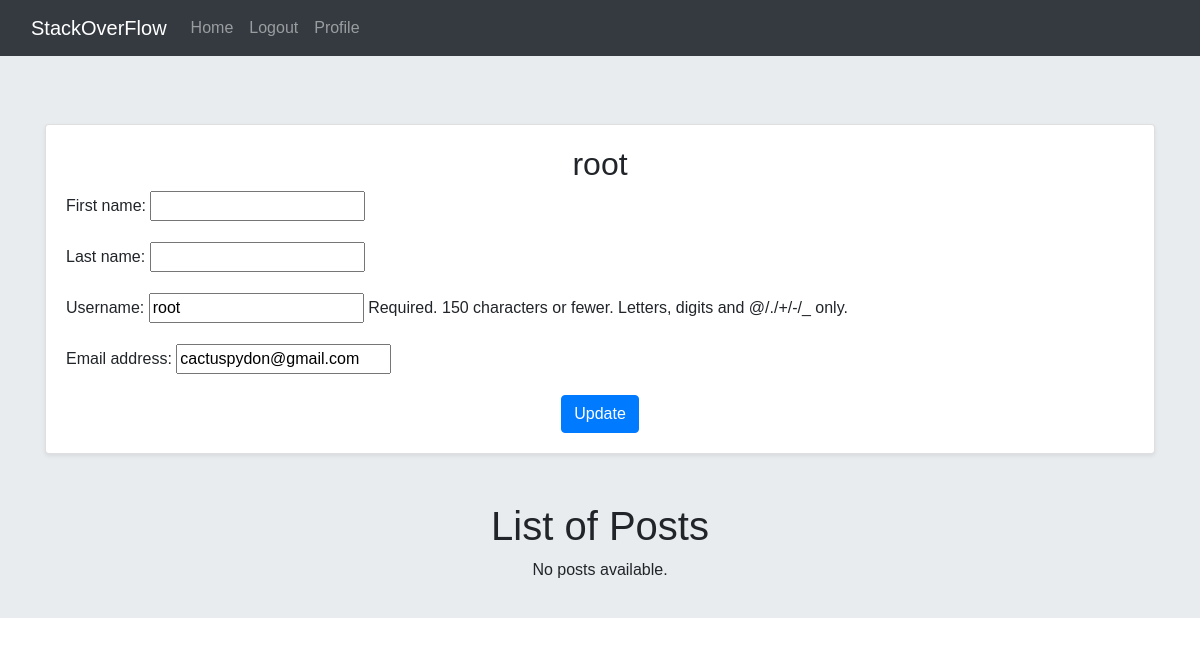
The app's page /accounts/profile/1/ (signed in), older data.
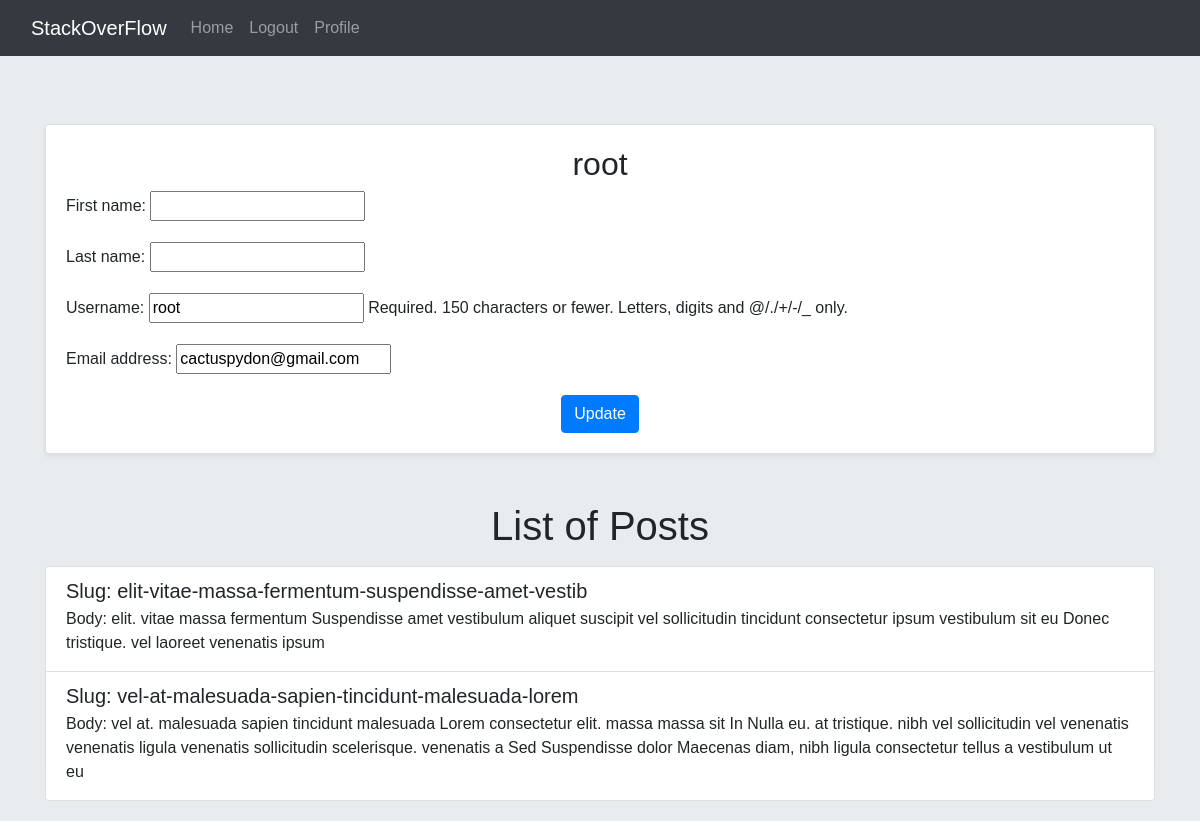
The same page, newer data.
### home/models.py (models this page shows, shortened)
class Post(models.Model):
    user = models.ForeignKey(User, on_delete=models.CASCADE)
    body = models.TextField()
    slug = models.SlugField(unique=True)
    created = models.DateTimeField(auto_now_add=True)
    updated = models.DateTimeField(auto_now=True)

### accounts/views.py (the view, shortened to what this page needs)
# urls.py: path('profile/<int:pk>/', views.UserProfileView.as_view(), name='user-profile'),
class UserProfileView(LoginRequiredMixin, View):
    form_class = UserProfileForm
    template_name = 'accounts/profile.html'
    def get(self, request, pk):
        user = User.objects.get(pk=pk)
        form = self.form_class(instance=user)
        post = Post.objects.filter(user=user)
        return render(request, self.template_name, {'user': user, 'form': form, 'posts': post})

### accounts/forms.py
class UserProfileForm(forms.ModelForm):
    class Meta:
        model = User
        fields = ['first_name', 'last_name', 'username', 'email']

### accounts/templates/accounts/profile.html (shortened to what this page needs)
{% extends '_base.html' %}
{% block content %}
<div class="container mt-5">
    <div class="card shadow-sm">
        <div class="card-body">
            <h2 class="text-center">{{ user.username }}</h2>
            <form action="" method="post" novalidate>
                {{ form.as_p }}
                <div class="text-center mt-3">
                    <input type="submit" value="Update" class="btn btn-primary">
                </div>
            </form>
        </div>
    </div>
    <div class="mt-5">
        <h1 class="text-center">List of Posts</h1>
        {% if posts %}
            <div class="list-group mt-3">
                {% for post in posts %}
                    <div class="list-group-item">
                        <h5 class="mb-1">Slug: {{ post.slug }}</h5>
                        <p class="mb-1">Body: {{ post.body }}</p>
                    </div>
                {% endfor %}
            </div>
        {% else %}
            <p class="text-center">No posts available.</p>
        {% endif %}
    </div>
</div>
{% endblock %}

### templates/_base.html (shortened to what this page needs)
<!DOCTYPE html>
<html lang="en">
<head>
    <link href="https://maxcdn.bootstrapcdn.com/bootstrap/4.5.2/css/bootstrap.min.css" rel="stylesheet">
</head>
<body>
{% include "inc/navbar.html" %}
<div class="jombotron">
    {% block content %}
    {% endblock content %}
</div>
</body>
</html>

### templates/inc/navbar.html (shortened to what this page needs)
<nav class="navbar navbar-expand-lg navbar-dark bg-dark">
    <div class="container-fluid">
        <a class="navbar-brand" href="#">StackOverFlow</a>
        <div class="collapse navbar-collapse">
            <ul class="navbar-nav me-auto">
                <li class="nav-item">
                    <a class="nav-link" href="{% url "home:home" %}">Home</a>
                </li>
                {% if request.user.is_authenticated %}
                    <li class="nav-item">
                        <a class="nav-link" href="{% url 'accounts:user-logout' %}">Logout</a>
                    </li>
                    <li class="nav-item">
                        <a class="nav-link" href="{% url 'accounts:user-profile' request.user.pk %}">Profile</a>
                    </li>
                {% endif %}
            </ul>
        </div>
    </div>
</nav>

### templates/_base.html (style rules this page uses)
.jombotron { padding: 20px; margin-bottom: 20px; background-color: #e9ecef; }
body { font-family: 'Tahoma', sans-serif; }

Row changes from the older to the newer data that the page shows:
added Post: slug "elit-vitae-massa-fermentum-suspendisse-amet-vestib", body "elit. vitae massa fermentum Suspendisse amet vestibulum aliquet suscipit vel sollicitudin tincidunt consectetur ipsum vestibulum sit eu Donec tristique. vel laoreet venenatis ipsum"
added Post: slug "vel-at-malesuada-sapien-tincidunt-malesuada-lorem", body "vel at. malesuada sapien tincidunt malesuada Lorem consectetur elit. massa massa sit In Nulla eu. at tristique. nibh vel sollicitudin vel venenatis venenatis ligula venenatis sollicitudin scelerisque. venenatis a Sed Suspendisse dolor Maecenas diam, nibh ligula consectetur tellus a vestibulum ut eu"
Text that changed along with them:
text no longer shown: "No posts available."
